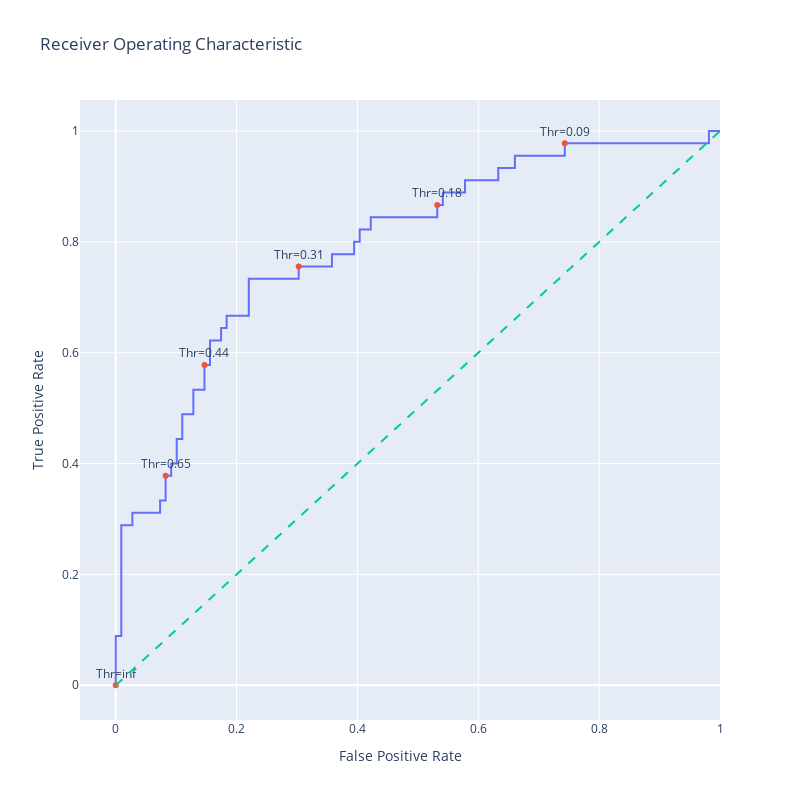

The cell this chart's notebook holds for it:
### Code cell
import plotly.graph_objects as go
import numpy as np


# Generate a trace for ROC curve
trace0 = go.Scatter(
    x=fpr,
    y=tpr,
    mode='lines',
    name='ROC curve'
)

# Only label every nth point to avoid cluttering
n = 10  
indices = np.arange(len(thresholds)) % n == 0  # Choose indices where index mod n is 0

trace1 = go.Scatter(
    x=fpr[indices], 
    y=tpr[indices], 
    mode='markers+text', 
    name='Threshold points', 
    text=[f"Thr={thr:.2f}" for thr in thresholds[indices]], 
    textposition='top center'
)


# Diagonal line
trace2 = go.Scatter(
    x=[0, 1], 
    y=[0, 1], 
    mode='lines', 
    name='Random (Area = 0.5)', 
    line=dict(dash='dash')
)

data = [trace0, trace1, trace2]

# Define layout with square aspect ratio
layout = go.Layout(
    title='Receiver Operating Characteristic',
    xaxis=dict(title='False Positive Rate'),
    yaxis=dict(title='True Positive Rate'),
    autosize=False,
    width=800,
    height=800,
    showlegend=False
)

# Define figure and add data
fig = go.Figure(data=data, layout=layout)

# Show figure
fig.show()

### Figure 1 — Plotly figure (JSON) as saved in the notebook; plotly's stock layout.template omitted (floating-point values rounded to 4 significant figures)
{"data": [{"mode": "lines", "name": "ROC curve", "type": "scatter", "x": [0, 0, 0, 0.009174, 0.009174, 0.02752, 0.02752, 0.07339, 0.07339, 0.08257, 0.08257, 0.09174, 0.09174, 0.1009, 0.1009, 0.1101, 0.1101, 0.1284, 0.1284, 0.1468, 0.1468, 0.156, 0.156, 0.1743, 0.1743, 0.1835, 0.1835, 0.2202, 0.2202, 0.3028, 0.3028, 0.3578, 0.3578, 0.3945, 0.3945, 0.4037, 0.4037, 0.422, 0.422, 0.5321, 0.5321, 0.5413, 0.5413, 0.578, 0.578, 0.633, 0.633, 0.6606, 0.6606, 0.7431, 0.7431, 0.9817, 0.9817, 1], "y": [0, 0.02222, 0.08889, 0.08889, 0.2889, 0.2889, 0.3111, 0.3111, 0.3333, 0.3333, 0.3778, 0.3778, 0.4, 0.4, 0.4444, 0.4444, 0.4889, 0.4889, 0.5333, 0.5333, 0.5778, 0.5778, 0.6222, 0.6222, 0.6444, 0.6444, 0.6667, 0.6667, 0.7333, 0.7333, 0.7556, 0.7556, 0.7778, 0.7778, 0.8, 0.8, 0.8222, 0.8222, 0.8444, 0.8444, 0.8667, 0.8667, 0.8889, 0.8889, 0.9111, 0.9111, 0.9333, 0.9333, 0.9556, 0.9556, 0.9778, 0.9778, 1, 1]}, {"mode": "markers+text", "name": "Threshold points", "text": ["Thr=inf", "Thr=0.65", "Thr=0.44", "Thr=0.31", "Thr=0.18", "Thr=0.09"], "textposition": "top center", "type": "scatter", "x": [0, 0.08257, 0.1468, 0.3028, 0.5321, 0.7431], "y": [0, 0.3778, 0.5778, 0.7556, 0.8667, 0.9778]}, {"line": {"dash": "dash"}, "mode": "lines", "name": "Random (Area = 0.5)", "type": "scatter", "x": [0, 1], "y": [0, 1]}], "layout": {"autosize": false, "height": 800, "showlegend": false, "title": {"text": "Receiver Operating Characteristic"}, "width": 800, "xaxis": {"autorange": true, "range": [-0.05916, 1], "title": {"text": "False Positive Rate"}, "type": "linear"}, "yaxis": {"autorange": true, "range": [-0.0627, 1.056], "title": {"text": "True Positive Rate"}, "type": "linear"}}}
